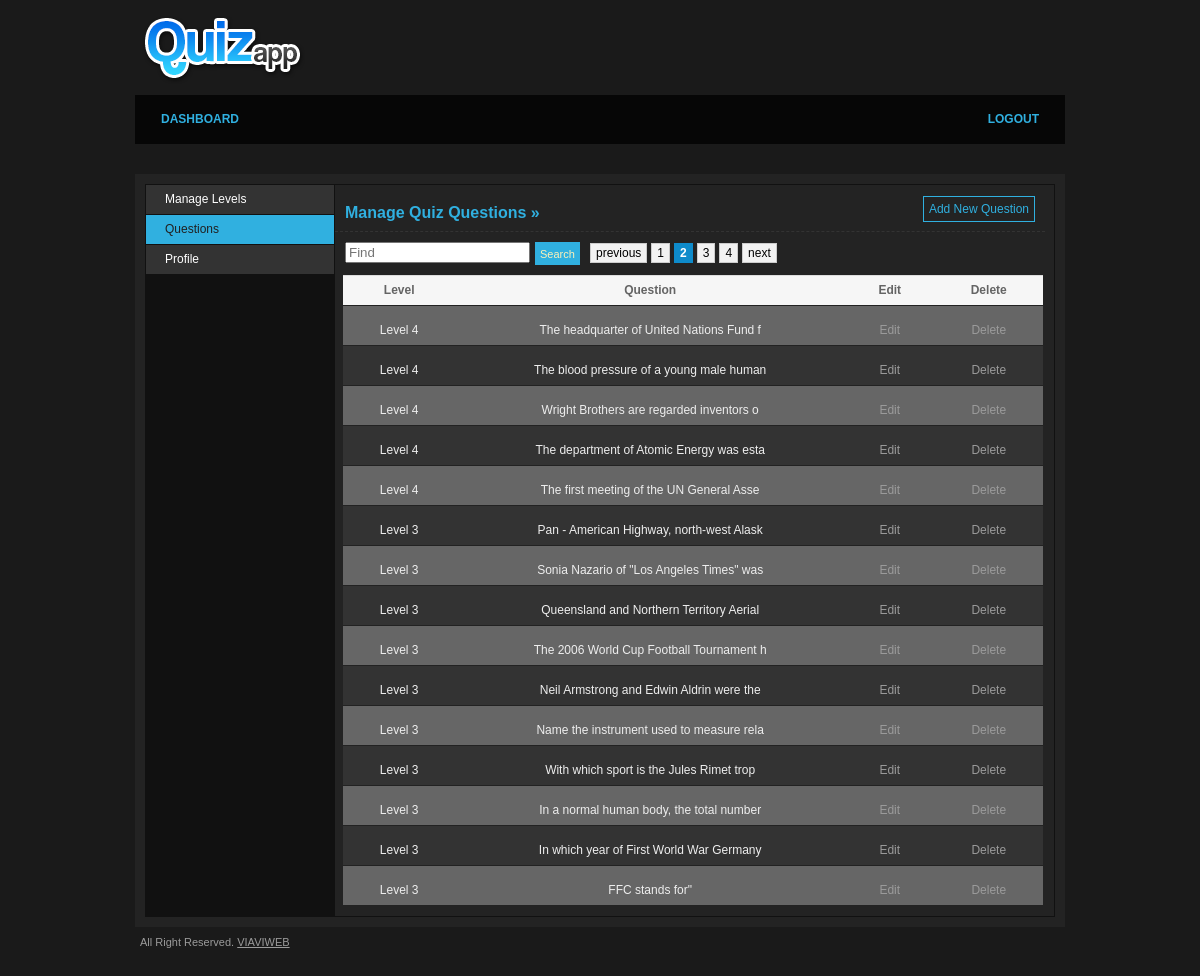
The page /manage_questions.php?page=2 (signed in) on the database its author committed.
### tables this page shows
CREATE TABLE IF NOT EXISTS `tbl_question` (
  `id` int(11) NOT NULL AUTO_INCREMENT,
  `level_id` int(11) NOT NULL,
  `question` varchar(255) NOT NULL,
  `option_1` varchar(255) NOT NULL,
  `option_2` varchar(255) NOT NULL,
  `option_3` varchar(255) NOT NULL,
  `option_4` varchar(255) NOT NULL,
  `ans` varchar(255) NOT NULL,
  PRIMARY KEY (`id`)
);

CREATE TABLE IF NOT EXISTS `tbl_levels` (
  `lid` int(11) NOT NULL AUTO_INCREMENT,
  `level_name` varchar(255) NOT NULL,
  `required_points` int(11) NOT NULL,
  PRIMARY KEY (`lid`)
);

### manage_questions.php (the view, shortened to what this page needs)
<?php include("includes/header.php");
	require("includes/function.php");
	$tableName="tbl_question";
	$targetpage = "manage_questions.php";
	$limit = 15;
	$query = "SELECT COUNT(*) as num FROM $tableName";
	$total_pages = mysql_fetch_array(mysql_query($query));
	$total_pages = $total_pages['num'];
	$stages = 3;
	$page=0;
	if(isset($_GET['page'])){
	$page = mysql_escape_string($_GET['page']);
	}
	if($page){
		$start = ($page - 1) * $limit;
	}else{
		$start = 0;
		}
	if(isset($_POST["search"]))
{
	$question_value=$_POST['search_value'];
	$qry="SELECT * FROM tbl_question,tbl_levels WHERE level_id=lid and question LIKE '%".$question_value."%' ORDER BY tbl_question.id DESC LIMIT $start, $limit";
}
else{
   $qry="SELECT * FROM tbl_question LEFT JOIN tbl_levels ON tbl_question.level_id= tbl_levels.lid ORDER BY tbl_question.id DESC LIMIT $start, $limit";
}
	$result=mysql_query($qry);
?>
                <div id="main">
				<h2> Manage Quiz Questions &raquo;</h2>
                 <form  method="post" action="<?php echo $_SERVER["PHP_SELF"];?>">
                    <div class="search">
                        <input  type="text" name="search_value" placeholder="Find" class="search_text">
                        <button type="submit" value="submit" name="search" class="search_button">Search</button>
                    </div>
                </form>
                	<form action="" class="jNice">
					<h3 class="abtn"><a href="add_questions.php?add=yes">Add New Question</a></h3>
                    	<table cellpadding="0" cellspacing="0">
						<tr align="center">
						<th>Level</th>
						<th>Question</th>
						<th>Edit</th>
						<th>Delete</th>
						</tr>
						<?php
							$i=0;
							while($row=mysql_fetch_array($result))
							{
							  $letter = mb_substr($row['question'], 0, 40)
						?>
							<tr <?php if($i%2==0){?>class="odd"<?php }?> align="center">
								<td><?php echo $row['level_name'];?></td>
                               <td><?php echo $letter;?></td>
                                <td class="action"><a href="edit_question.php?question_id=<?php echo $row['id'];?>" class="edit">Edit</a></td>
								<td class="action"><a href="?question_id=<?php echo $row['id'];?>" class="delete" onclick="return confirm('Are you sure you want to delete this Question?');">Delete</a></td>
                            </tr>
						<?php
							$i++;
							}
						?>
                        </table><br />
						<?php
	$prev = $page - 1;
	$next = $page + 1;
	$lastpage = ceil($total_pages/$limit);
	$paginate = '';
	if($lastpage > 1)
	{
		$paginate .= "<div class='paginate'>";
		if ($page > 1){
			$paginate.= "<a href='$targetpage?page=$prev'>previous</a>";
		}else{
			$paginate.= "<span class='disabled'>previous</span>";	}
		if ($lastpage < 7 + ($stages * 2))
		{
			for ($counter = 1; $counter <= $lastpage; $counter++)
			{
				if ($counter == $page){
					$paginate.= "<span class='current'>$counter</span>";
				}else{
					$paginate.= "<a href='$targetpage?page=$counter'>$counter</a>";}
			}
		}
		if ($page < $counter - 1){
			$paginate.= "<a href='$targetpage?page=$next'>next</a>";
		}else{
			$paginate.= "<span class='disabled'>next</span>";
			}
		$paginate.= "</div>";
}
 echo $paginate;
								?>
 <br />
                </div>
            </div>
        </div>
<?php include("includes/footer.php");?>

### style/css/layout.css (style rules this page uses)
body { background: #1a1a1a; font-family: Arial, Helvetica, sans-serif; font-size: 12px; color: #646464; text-align: center; }
h2 { width:100%; padding-left:10px!important; color: #30b0e0; font-size: 16px; line-height: 16px; font-weight: bold; margin: 20px 0 0 0; padding: 0 0 10px 0; border-bottom: 1px dashed #333; }
#main { width: 700px; float: right; padding: 0 19px 0 0; background:#232323; }
h3 { font-size: 14px; line-height: 14px; font-weight: bold; color: #5494af; padding: 0 0 0 10px; margin: 20px 0 10px; }
#main table { border-top: 1px solid #ddd; width: 700px; float:left; margin-top:10px; margin-left:8px; margin-bottom:10px; }
#main table tr td { background: #333; padding: 0px 20px; height: 29px; line-height: 29px; border-bottom: 1px solid #222; color:#eee; padding-top:10px; }
#main table tr th { background: #f6f6f6; padding: 0px 20px; height: 29px; line-height: 29px; border-bottom: 1px solid #222; }
#main table tr.odd td { background: #666; }
#main table .action { padding: 0 20px 0 10px; }
#main table tr .action a { margin: 0 0 0 10px; text-decoration: none; color: #9b9b9b; }
.paginate { font-family:Arial, Helvetica, sans-serif; padding: 3px; margin-left:250px; }
.paginate a { padding:2px 5px 2px 5px; margin:2px; border:1px solid #ccc; text-decoration:none; color: #000; background-color:#f2f2f2; }
.paginate span.current { margin: 2px; padding: 2px 5px 2px 5px; border: 1px solid #0E8BCB; font-weight: bold; background-color: #0E8BCB; color: #fff; }
.abtn { float:right; width:200px; text-align:right; font-weight:lighter; margin-top:-30px; position:relative; }
.abtn a { text-decoration:none; color:#30b0e0 !important; font-size:12px; border:solid 1px #30b0e0; padding:5px; }
.search { float:left; }
.search input[type="text"] { float:left; margin:10px 5px 0px 10px; }
.search button { background: none repeat scroll 0 0 #30B0E0; border: medium none; cursor: pointer; display: block; float: left; color:#fbf0b9; height:23px; font-size:11px; margin-top:10px; overflow: visible; padding:0 5px; }

### style/css/jNice.css (style rules this page uses)
button { margin: 0px; padding: 0px 0px; border: none; background-color: transparent; cursor: pointer; height: 29px; display: block; float: left; overflow: visible; }

### rows shown on the page
tbl_question: level.level_name "Level 4", question "The headquarter of United Nations Fund f"
tbl_question: level.level_name "Level 4", question "The blood pressure of a young male human"
tbl_question: level.level_name "Level 4", question "Wright Brothers are regarded inventors o"
tbl_question: level.level_name "Level 4", question "The department of Atomic Energy was esta"
tbl_question: level.level_name "Level 4", question "The first meeting of the UN General Asse"
tbl_question: level.level_name "Level 3", question "Pan - American Highway, north-west Alask"
tbl_question: level.level_name "Level 3", question "Sonia Nazario of \"Los Angeles Times\" was"
tbl_question: level.level_name "Level 3", question "Queensland and Northern Territory Aerial"
tbl_question: level.level_name "Level 3", question "The 2006 World Cup Football Tournament h"
tbl_question: level.level_name "Level 3", question "Neil Armstrong and Edwin Aldrin were the"
tbl_question: level.level_name "Level 3", question "Name the instrument used to measure rela"
tbl_question: level.level_name "Level 3", question "With which sport is the Jules Rimet trop"
tbl_question: level.level_name "Level 3", question "In a normal human body, the total number"
tbl_question: level.level_name "Level 3", question "In which year of First World War Germany"
tbl_question: level.level_name "Level 3", question "FFC stands for\""
